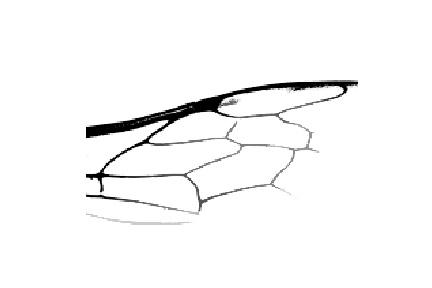
#> input picture enhanced_image/001 Osmia lignaria m right 4x.jpg, 432 x 288 px; its folder holds only this picture in this run
$ python -i image_region_label.py   (imports and definitions only)   (older library calls are emulated)
#> lines starting #> are read from the running program, lines starting #| are printed output that depends on the picture; after the words box and inside, x2 and y2 are one past the last pixel; in counts of white or black regions, pixels touching at a corner belong together
import matplotlib.pyplot as plt
import matplotlib.patches as mpatches
import numpy as np
import itertools
import csv
import os

from skimage.filters import threshold_otsu
from skimage.segmentation import clear_border
from skimage.measure import label, regionprops
from skimage.morphology import closing, square, reconstruction
from skimage.io import imread
import matplotlib.image as mpimg
from skimage.color import rgb2gray
from skimage.transform import rescale, resize, downscale_local_mean
from skimage.restoration import (denoise_tv_chambolle, denoise_bilateral,
                                 denoise_wavelet, estimate_sigma)
from skimage.exposure import rescale_intensity
from skimage.util import view_as_blocks
import matplotlib.cm as cm
from skimage.feature import corner_harris, corner_subpix, corner_peaks


class wing_photo():
    def __init__(self, file_name):
        """Binds the object to a two dimensional array"""
        self.information = file_name.split(' ')
        self.species = self.information[1]
        self.image = imread(file_name)[:,:,0]
#> self.image: shape (288, 432); min 0, max 255, mean 247.5

    def identify_region(self, min_area = 0):
        """Approximates the regions in the image and adds attributes to the image object
        Takes in MIN_AREA as the cutoff for a region to be relevant enough to analyze
        These attributes include the number of regions, the area of all regions,
        and the mean of the area of regions. Returns the feature vector"""
#> called with min_area = 0
        #apply threshold
        thresh = threshold_otsu(self.image)
#> thresh = 151
        bw = closing(self.image > thresh, square(3))
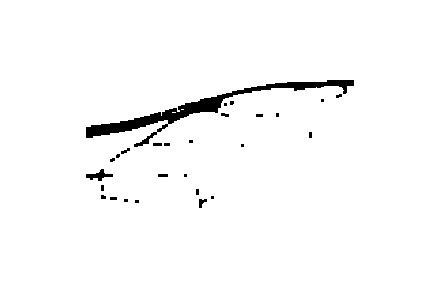
#> bw: shape (288, 432) bool; 97.6% white; 27 black regions (18 under 20 px), largest, box (x1, y1, x2, y2) and area: (86, 80, 354, 147) 2441, (86, 169, 113, 181) 142, (199, 199, 207, 208) 43

        #remove artifacts connected to image border
        cleared = clear_border(bw)
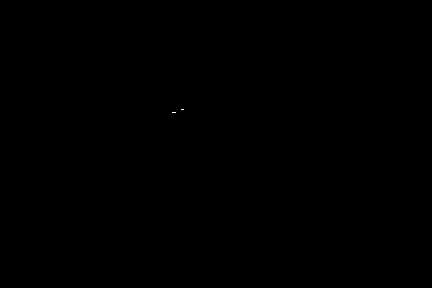
#> cleared: shape (288, 432) bool; 0.01% white in thin lines or dots, all inside (x1, y1, x2, y2) = (172, 109, 184, 113)

        #label image regions
        label_image = label(cleared)
#> label_image: shape (288, 432) int32; 3 distinct labels, from 0 to 2

        #Gets areas that exceed MIN_AREA
        self.num_regions, self.areas = 0, []
        for region in regionprops(label_image):
            #take regions with large enough areas
            if region.area >= min_area:
                self.areas.append(region.area)
                self.num_regions += 1
#> this loop made 2 passes
#> self.num_regions on passes 1 to 2: 1, 2
#> after the loop, self.areas = [3, 4]; self.num_regions = 2

        #Calculates features
        if self.num_regions == 0:
            self.mean_area = 0
            self.top = 0
        else:
            self.mean_area = np.mean(self.areas)
#> self.mean_area = 3.5
            self.areas.sort(reverse=True)
            self.top = self.areas[0]
#> self.top = 4

        #final vector of things to be returned
        self.feature_vector = [self.num_regions, self.mean_area, self.top, self.species]
#> self.feature_vector = [2, 3.5, 4, 'Osmia']
        return self.feature_vector

    # [20 lines left out: functions image_file_scanner, create_csv, not called in this run]

"""
Function for pre-processing bee wing images.

Input: image_path - the relative path to the original image folder
"""
# [59 lines left out: function preprocess_image, not called in this run]

# if __name__== "__main__":
    # preprocess_image("../beeWingsChris")

>>> result = wing_photo('enhanced_image/001 Osmia lignaria m right 4x.jpg').identify_region()
#> result = [2, 3.5, 4, 'Osmia']

$ run again, on enhanced_image/003 Osmia lignaria f right 4x.jpg
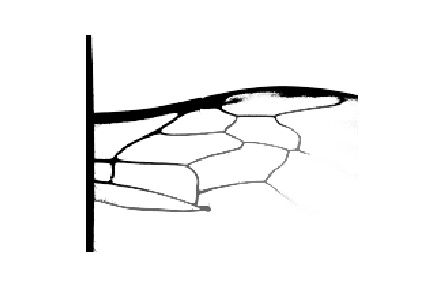
#> input picture enhanced_image/003 Osmia lignaria f right 4x.jpg, 432 x 288 px
#> thresh = 143
#> in identify_region, `bw = closing(self.image > thresh, square(3))`:
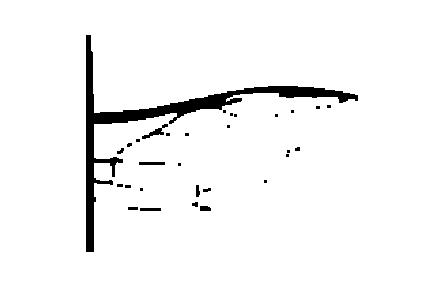
#> bw: shape (288, 432) bool; 95.8% white; 30 black regions (20 under 20 px), largest, box (x1, y1, x2, y2) and area: (86, 35, 358, 252) 4595, (142, 124, 168, 139) 117, (139, 162, 165, 165) 78
#> cleared: shape (288, 432) bool; every value is 0
#> label_image: shape (288, 432) int32; every value is 0
#> after the loop in identify_region, `for region in regionprops(label_image):`: self.areas = []; self.num_regions = 0
#> self.feature_vector = [0, 0, 0, 'Osmia']

$ run again, on enhanced_image/004 Osmia lignaria f right 4x.jpg
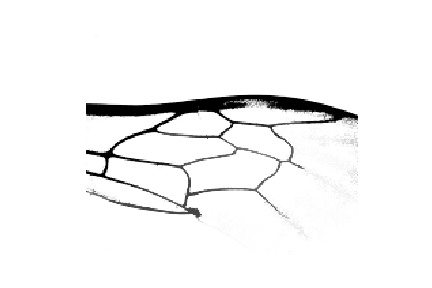
#> input picture enhanced_image/004 Osmia lignaria f right 4x.jpg, 432 x 288 px
#> thresh = 146
#> in identify_region, `bw = closing(self.image > thresh, square(3))`:
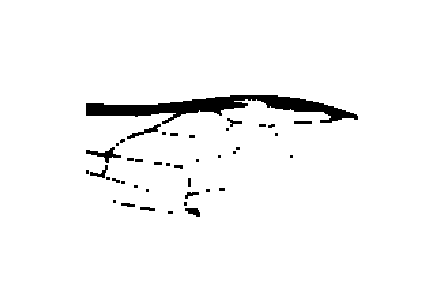
#> bw: shape (288, 432) bool; 96.5% white; 41 black regions (22 under 20 px), largest, box (x1, y1, x2, y2) and area: (86, 95, 358, 124) 3153, (86, 147, 121, 163) 196, (127, 124, 161, 139) 139
#> cleared: shape (288, 432) bool; every value is 0
#> label_image: shape (288, 432) int32; every value is 0
#> after the loop in identify_region, `for region in regionprops(label_image):`: self.areas = []; self.num_regions = 0
#> self.feature_vector = [0, 0, 0, 'Osmia']
